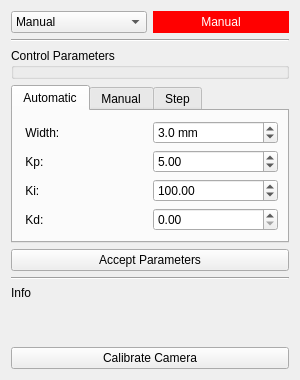
<?xml version="1.0" encoding="UTF-8"?>
<ui version="4.0">
 <class>Form</class>
 <widget class="QWidget" name="Form">
  <property name="geometry">
   <rect>
    <x>0</x>
    <y>0</y>
    <width>300</width>
    <height>380</height>
   </rect>
  </property>
  <property name="windowTitle">
   <string>Form</string>
  </property>
  <layout class="QVBoxLayout" name="verticalLayout">
   <item>
    <layout class="QHBoxLayout" name="horizontalLayout_2">
     <item>
      <widget class="QComboBox" name="btnMode">
       <item>
        <property name="text">
         <string>Manual</string>
        </property>
       </item>
       <item>
        <property name="text">
         <string>Automatic</string>
        </property>
       </item>
       <item>
        <property name="text">
         <string>Step</string>
        </property>
       </item>
      </widget>
     </item>
     <item>
      <widget class="QLabel" name="lblStatus">
       <property name="styleSheet">
        <string notr="true">background-color: rgb(255, 0, 0);
color: rgb(255, 255, 255);</string>
       </property>
       <property name="text">
        <string>Manual</string>
       </property>
       <property name="alignment">
        <set>Qt::AlignCenter</set>
       </property>
      </widget>
     </item>
    </layout>
   </item>
   <item>
    <widget class="Line" name="line_2">
     <property name="orientation">
      <enum>Qt::Horizontal</enum>
     </property>
    </widget>
   </item>
   <item>
    <widget class="QGroupBox" name="grpControl">
     <property name="title">
      <string>Control Parameters</string>
     </property>
     <layout class="QVBoxLayout" name="verticalLayout_2">
      <property name="leftMargin">
       <number>0</number>
      </property>
      <property name="topMargin">
       <number>6</number>
      </property>
      <property name="rightMargin">
       <number>6</number>
      </property>
      <property name="bottomMargin">
       <number>0</number>
      </property>
     </layout>
    </widget>
   </item>
   <item>
    <widget class="QTabWidget" name="tbParams">
     <property name="currentIndex">
      <number>0</number>
     </property>
     <widget class="QWidget" name="tab">
      <attribute name="title">
       <string>Automatic</string>
      </attribute>
      <layout class="QVBoxLayout" name="verticalLayout_3">
       <item>
        <layout class="QGridLayout" name="gridLayout_3">
         <item row="0" column="0">
          <widget class="QLabel" name="lblWidth">
           <property name="text">
            <string> Width:</string>
           </property>
          </widget>
         </item>
         <item row="0" column="1">
          <widget class="QDoubleSpinBox" name="sbWidth">
           <property name="suffix">
            <string> mm</string>
           </property>
           <property name="decimals">
            <number>1</number>
           </property>
           <property name="maximum">
            <double>10.000000000000000</double>
           </property>
           <property name="value">
            <double>3.000000000000000</double>
           </property>
          </widget>
         </item>
         <item row="3" column="0">
          <widget class="QLabel" name="lblKd">
           <property name="text">
            <string> Kd:</string>
           </property>
          </widget>
         </item>
         <item row="3" column="1">
          <widget class="QDoubleSpinBox" name="sbKd">
           <property name="maximum">
            <double>1000.000000000000000</double>
           </property>
          </widget>
         </item>
         <item row="1" column="1">
          <widget class="QDoubleSpinBox" name="sbKp">
           <property name="maximum">
            <double>1000.000000000000000</double>
           </property>
           <property name="value">
            <double>5.000000000000000</double>
           </property>
          </widget>
         </item>
         <item row="2" column="1">
          <widget class="QDoubleSpinBox" name="sbKi">
           <property name="maximum">
            <double>1000.000000000000000</double>
           </property>
           <property name="value">
            <double>100.000000000000000</double>
           </property>
          </widget>
         </item>
         <item row="2" column="0">
          <widget class="QLabel" name="lblKi">
           <property name="text">
            <string> Ki: </string>
           </property>
          </widget>
         </item>
         <item row="1" column="0">
          <widget class="QLabel" name="lblKp">
           <property name="text">
            <string> Kp: </string>
           </property>
          </widget>
         </item>
        </layout>
       </item>
      </layout>
     </widget>
     <widget class="QWidget" name="tab_2">
      <attribute name="title">
       <string>Manual</string>
      </attribute>
      <layout class="QVBoxLayout" name="verticalLayout_5">
       <item>
        <layout class="QGridLayout" name="gridLayout_2">
         <item row="0" column="1">
          <widget class="QDoubleSpinBox" name="sbPower">
           <property name="font">
            <font>
             <weight>50</weight>
             <bold>false</bold>
            </font>
           </property>
           <property name="suffix">
            <string> W</string>
           </property>
           <property name="decimals">
            <number>0</number>
           </property>
           <property name="maximum">
            <double>3500.000000000000000</double>
           </property>
           <property name="singleStep">
            <double>10.000000000000000</double>
           </property>
           <property name="value">
            <double>1000.000000000000000</double>
           </property>
          </widget>
         </item>
         <item row="0" column="0">
          <widget class="QLabel" name="lblPower">
           <property name="font">
            <font>
             <weight>50</weight>
             <bold>false</bold>
            </font>
           </property>
           <property name="text">
            <string> Power:</string>
           </property>
          </widget>
         </item>
         <item row="1" column="1">
          <spacer name="verticalSpacer_2">
           <property name="orientation">
            <enum>Qt::Vertical</enum>
           </property>
           <property name="sizeHint" stdset="0">
            <size>
             <width>20</width>
             <height>40</height>
            </size>
           </property>
          </spacer>
         </item>
        </layout>
       </item>
      </layout>
     </widget>
     <widget class="QWidget" name="tab_3">
      <attribute name="title">
       <string>Step</string>
      </attribute>
      <layout class="QVBoxLayout" name="verticalLayout_4">
       <item>
        <layout class="QGridLayout" name="gridLayout">
         <item row="0" column="1">
          <widget class="QDoubleSpinBox" name="sbPower_2">
           <property name="font">
            <font>
             <weight>50</weight>
             <bold>false</bold>
            </font>
           </property>
           <property name="suffix">
            <string> W</string>
           </property>
           <property name="decimals">
            <number>0</number>
           </property>
           <property name="maximum">
            <double>3500.000000000000000</double>
           </property>
           <property name="singleStep">
            <double>10.000000000000000</double>
           </property>
           <property name="value">
            <double>1000.000000000000000</double>
           </property>
          </widget>
         </item>
         <item row="1" column="1">
          <widget class="QDoubleSpinBox" name="sbTime">
           <property name="value">
            <double>4.000000000000000</double>
           </property>
          </widget>
         </item>
         <item row="0" column="0">
          <widget class="QLabel" name="lblPower_2">
           <property name="font">
            <font>
             <weight>50</weight>
             <bold>false</bold>
            </font>
           </property>
           <property name="text">
            <string> Power:</string>
           </property>
          </widget>
         </item>
         <item row="1" column="0">
          <widget class="QLabel" name="lblTime">
           <property name="text">
            <string>Trigger time(s)</string>
           </property>
          </widget>
         </item>
         <item row="2" column="1">
          <spacer name="verticalSpacer_3">
           <property name="orientation">
            <enum>Qt::Vertical</enum>
           </property>
           <property name="sizeHint" stdset="0">
            <size>
             <width>20</width>
             <height>40</height>
            </size>
           </property>
          </spacer>
         </item>
        </layout>
       </item>
      </layout>
     </widget>
    </widget>
   </item>
   <item>
    <widget class="QPushButton" name="btnControl">
     <property name="text">
      <string>Accept Parameters</string>
     </property>
    </widget>
   </item>
   <item>
    <widget class="Line" name="line_3">
     <property name="orientation">
      <enum>Qt::Horizontal</enum>
     </property>
    </widget>
   </item>
   <item>
    <widget class="QLabel" name="lblInfo">
     <property name="text">
      <string>Info</string>
     </property>
     <property name="textFormat">
      <enum>Qt::RichText</enum>
     </property>
     <property name="wordWrap">
      <bool>true</bool>
     </property>
    </widget>
   </item>
   <item>
    <spacer name="verticalSpacer">
     <property name="orientation">
      <enum>Qt::Vertical</enum>
     </property>
     <property name="sizeHint" stdset="0">
      <size>
       <width>20</width>
       <height>40</height>
      </size>
     </property>
    </spacer>
   </item>
   <item>
    <widget class="QPushButton" name="btnCalibrate">
     <property name="text">
      <string>Calibrate Camera</string>
     </property>
    </widget>
   </item>
  </layout>
 </widget>
 <resources/>
 <connections/>
</ui>
